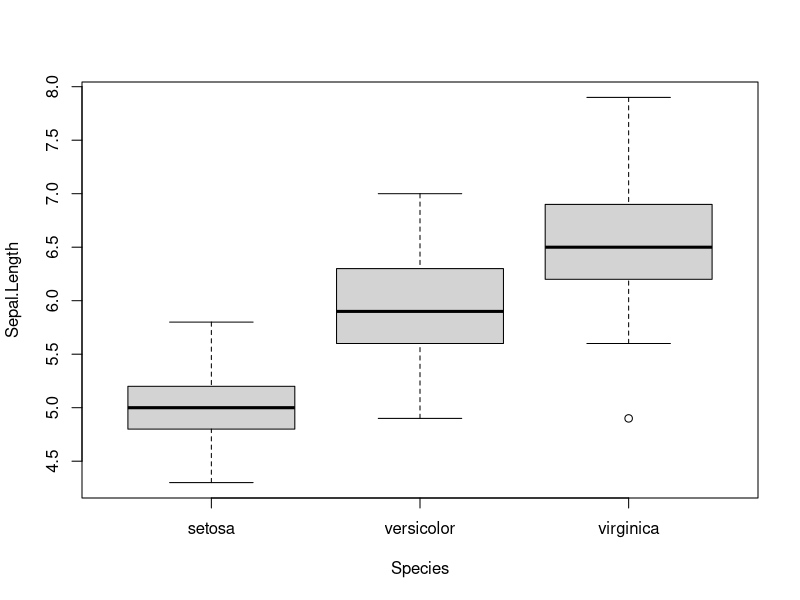
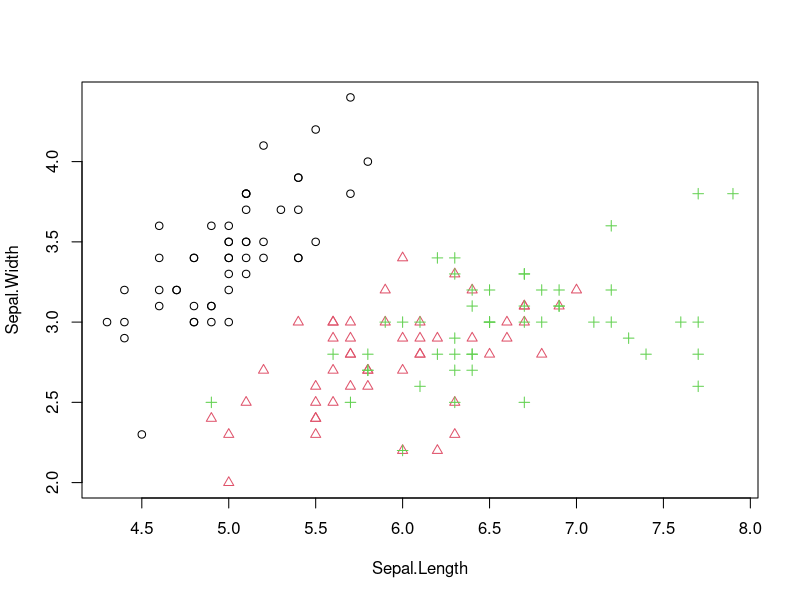
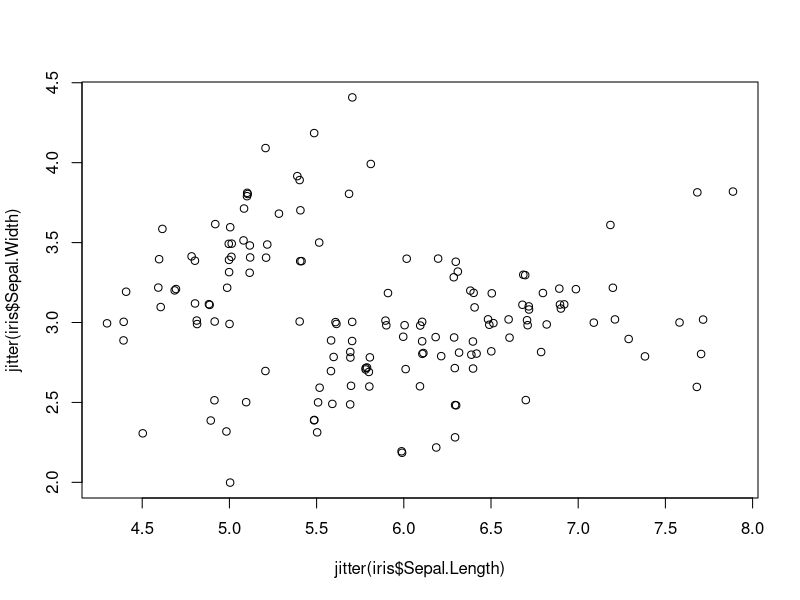
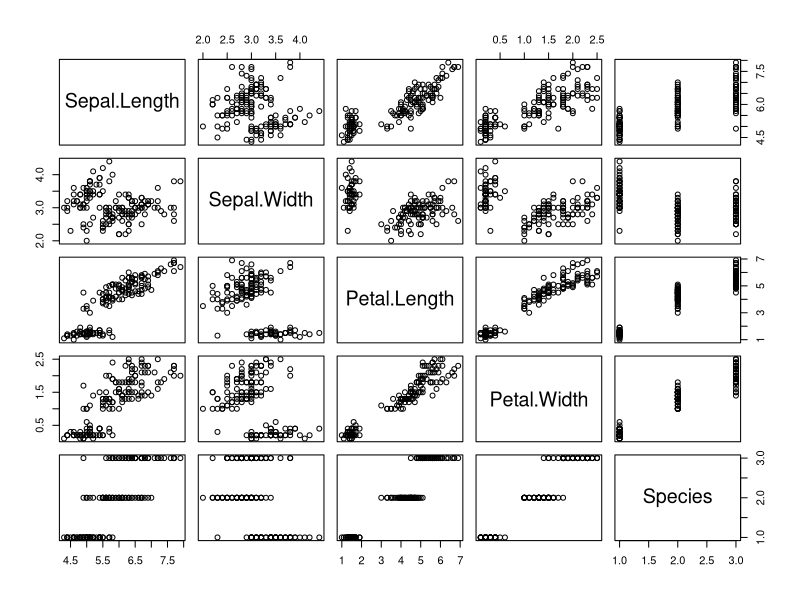

The R script that drew these images, in order:
# covariance and correlation between sepal length and petal length
#
# Covariance is a measure of how changes in one variable are associated with changes in a second variable.
# Specifically, covariance measures the degree to which two variables are linearly associated.
# However, it is also often used informally as a general measure of how monotonically related two variables are.
cov(iris$Sepal.Length, iris$Petal.Length)
#[1] 1.274315


# Correlation is a statistical technique that can show whether and how strongly pairs of variables are related. 
# For example, height and weight are related; taller people tend to be heavier than shorter people.
# e.g. Petal.Width and Petal.Length are close to 1 (0.9628654), 
#      we can conclude that the variables are positively linearly related. 
cor(iris[,1:4])
#             Sepal.Length Sepal.Width Petal.Length Petal.Width
#Sepal.Length    1.0000000  -0.1175698    0.8717538   0.8179411
#Sepal.Width    -0.1175698   1.0000000   -0.4284401  -0.3661259
#Petal.Length    0.8717538  -0.4284401    1.0000000   0.9628654
#Petal.Width     0.8179411  -0.3661259    0.9628654   1.0000000


# computing the stats of Sepal.Length of every species with aggregate().
aggregate(Sepal.Length ~ Species, summary, data=iris)
#    Species        Sepal.Length.Min. Sepal.Length.1st Qu. Sepal.Length.Median Sepal.Length.Mean Sepal.Length.3rd Qu. Sepal.Length.Max.
#     setosa             4.300                4.800               5.000             5.006                5.200             5.800
# versicolor             4.900                5.600               5.900             5.936                6.300             7.000
#  virginica             4.900                6.225               6.500             6.588                6.900             7.900

#plotting a box-and-whisker plot 
# show the median, first and third quartile of a distribution (i.e., the 50%, 25% and 75% points in
# cumulative distribution), and outliers. The bar in the middle is the median. The box shows the
# interquartile range (IQR), which is the range between the 75% and 25% observation.
boxplot(Sepal.Length~Species, data=iris)


# A scatter plot can be drawn for two numeric variables with plot() as below.
# Using with() adding “iris$” before variable names is not necessary any longer.
# the colors (col) and symbols (pch) of points are set to species.
with(iris, plot(Sepal.Length, Sepal.Width, col=Species, pch=as.numeric(Species)))

# if many point are overlapping jitter() can be used
plot(jitter(iris$Sepal.Length), jitter(iris$Sepal.Width))

# pairs() generates a matrix of scatter plots
pairs(iris)